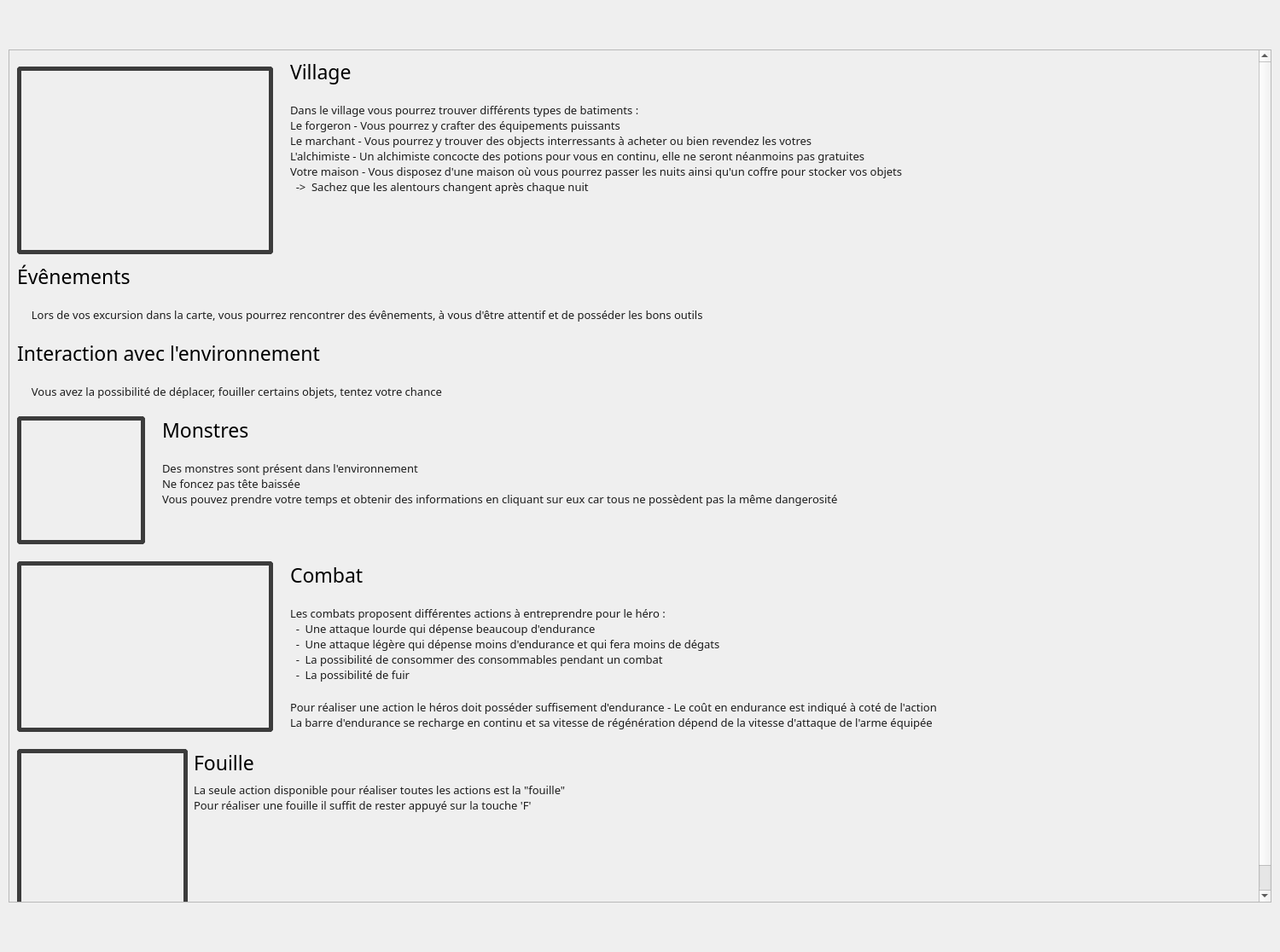
<?xml version="1.0" encoding="UTF-8"?>
<ui version="4.0">
 <class>HelpDialog</class>
 <widget class="QDialog" name="HelpDialog">
  <property name="geometry">
   <rect>
    <x>0</x>
    <y>0</y>
    <width>1500</width>
    <height>1116</height>
   </rect>
  </property>
  <property name="sizePolicy">
   <sizepolicy hsizetype="Fixed" vsizetype="Fixed">
    <horstretch>0</horstretch>
    <verstretch>0</verstretch>
   </sizepolicy>
  </property>
  <property name="windowTitle">
   <string>Dialog</string>
  </property>
  <layout class="QVBoxLayout" name="verticalLayout_8">
   <property name="spacing">
    <number>0</number>
   </property>
   <property name="leftMargin">
    <number>10</number>
   </property>
   <property name="topMargin">
    <number>5</number>
   </property>
   <property name="rightMargin">
    <number>10</number>
   </property>
   <property name="bottomMargin">
    <number>5</number>
   </property>
   <item>
    <layout class="QVBoxLayout" name="verticalLayout_11">
     <property name="spacing">
      <number>50</number>
     </property>
     <property name="bottomMargin">
      <number>0</number>
     </property>
     <item>
      <widget class="QScrollArea" name="scrollArea">
       <property name="maximumSize">
        <size>
         <width>16777215</width>
         <height>1000</height>
        </size>
       </property>
       <property name="styleSheet">
        <string notr="true"/>
       </property>
       <property name="verticalScrollBarPolicy">
        <enum>Qt::ScrollBarAlwaysOn</enum>
       </property>
       <property name="horizontalScrollBarPolicy">
        <enum>Qt::ScrollBarAlwaysOff</enum>
       </property>
       <property name="widgetResizable">
        <bool>true</bool>
       </property>
       <widget class="QWidget" name="scrollAreaWidgetContents">
        <property name="geometry">
         <rect>
          <x>0</x>
          <y>0</y>
          <width>1459</width>
          <height>1058</height>
         </rect>
        </property>
        <property name="styleSheet">
         <string notr="true"/>
        </property>
        <layout class="QVBoxLayout" name="verticalLayout_10">
         <item>
          <layout class="QVBoxLayout" name="verticalLayout_7">
           <property name="spacing">
            <number>20</number>
           </property>
           <property name="bottomMargin">
            <number>0</number>
           </property>
           <item>
            <layout class="QVBoxLayout" name="verticalLayout_5">
             <property name="spacing">
              <number>20</number>
             </property>
             <property name="bottomMargin">
              <number>0</number>
             </property>
             <item>
              <layout class="QHBoxLayout" name="horizontalLayout">
               <item>
                <widget class="QLabel" name="label">
                 <property name="sizePolicy">
                  <sizepolicy hsizetype="Fixed" vsizetype="Fixed">
                   <horstretch>0</horstretch>
                   <verstretch>0</verstretch>
                  </sizepolicy>
                 </property>
                 <property name="minimumSize">
                  <size>
                   <width>300</width>
                   <height>220</height>
                  </size>
                 </property>
                 <property name="maximumSize">
                  <size>
                   <width>300</width>
                   <height>200</height>
                  </size>
                 </property>
                 <property name="styleSheet">
                  <string notr="true">QLabel{
	border-image:url(:/MapItems/merchant_house.png);
	border:5px solid #3c3c3c;
	border-radius:4px;
}</string>
                 </property>
                 <property name="text">
                  <string/>
                 </property>
                </widget>
               </item>
               <item>
                <layout class="QVBoxLayout" name="verticalLayout">
                 <item>
                  <widget class="QLabel" name="label_2">
                   <property name="font">
                    <font>
                     <family>MV Boli</family>
                     <pointsize>17</pointsize>
                    </font>
                   </property>
                   <property name="styleSheet">
                    <string notr="true">QLabel{
	color:#000000;
}</string>
                   </property>
                   <property name="text">
                    <string>Village</string>
                   </property>
                   <property name="alignment">
                    <set>Qt::AlignLeading|Qt::AlignLeft|Qt::AlignVCenter</set>
                   </property>
                  </widget>
                 </item>
                 <item>
                  <widget class="QLabel" name="label_3">
                   <property name="font">
                    <font>
                     <family>MV Boli</family>
                     <pointsize>10</pointsize>
                    </font>
                   </property>
                   <property name="styleSheet">
                    <string notr="true">QLabel{
	color:#1c1c1c;
}</string>
                   </property>
                   <property name="text">
                    <string>Dans le village vous pourrez trouver différents types de batiments :
Le forgeron - Vous pourrez y crafter des équipements puissants
Le marchant - Vous pourrez y trouver des objects interressants à acheter ou bien revendez les votres
L'alchimiste - Un alchimiste concocte des potions pour vous en continu, elle ne seront néanmoins pas gratuites
Votre maison - Vous disposez d'une maison où vous pourrez passer les nuits ainsi qu'un coffre pour stocker vos objets
  -&gt;  Sachez que les alentours changent après chaque nuit</string>
                   </property>
                   <property name="alignment">
                    <set>Qt::AlignLeading|Qt::AlignLeft|Qt::AlignVCenter</set>
                   </property>
                  </widget>
                 </item>
                 <item>
                  <spacer name="verticalSpacer_4">
                   <property name="orientation">
                    <enum>Qt::Vertical</enum>
                   </property>
                   <property name="sizeHint" stdset="0">
                    <size>
                     <width>20</width>
                     <height>40</height>
                    </size>
                   </property>
                  </spacer>
                 </item>
                </layout>
               </item>
              </layout>
             </item>
             <item>
              <layout class="QHBoxLayout" name="horizontalLayout_2">
               <item>
                <layout class="QVBoxLayout" name="verticalLayout_2">
                 <item>
                  <widget class="QLabel" name="label_5">
                   <property name="font">
                    <font>
                     <family>MV Boli</family>
                     <pointsize>17</pointsize>
                    </font>
                   </property>
                   <property name="styleSheet">
                    <string notr="true">QLabel{
	color:#000000;
}</string>
                   </property>
                   <property name="text">
                    <string>Évênements</string>
                   </property>
                   <property name="alignment">
                    <set>Qt::AlignLeading|Qt::AlignLeft|Qt::AlignVCenter</set>
                   </property>
                  </widget>
                 </item>
                 <item>
                  <widget class="QLabel" name="label_4">
                   <property name="font">
                    <font>
                     <family>MV Boli</family>
                     <pointsize>10</pointsize>
                    </font>
                   </property>
                   <property name="styleSheet">
                    <string notr="true">QLabel{
	color:#1c1c1c;
}</string>
                   </property>
                   <property name="text">
                    <string>     Lors de vos excursion dans la carte, vous pourrez rencontrer des évênements, à vous d'être attentif et de posséder les bons outils</string>
                   </property>
                   <property name="alignment">
                    <set>Qt::AlignLeading|Qt::AlignLeft|Qt::AlignVCenter</set>
                   </property>
                  </widget>
                 </item>
                </layout>
               </item>
              </layout>
             </item>
             <item>
              <layout class="QHBoxLayout" name="horizontalLayout_3">
               <item>
                <layout class="QVBoxLayout" name="verticalLayout_3">
                 <item>
                  <widget class="QLabel" name="label_6">
                   <property name="font">
                    <font>
                     <family>MV Boli</family>
                     <pointsize>17</pointsize>
                    </font>
                   </property>
                   <property name="styleSheet">
                    <string notr="true">QLabel{
	color:#000000;
}</string>
                   </property>
                   <property name="text">
                    <string>Interaction avec l'environnement</string>
                   </property>
                   <property name="alignment">
                    <set>Qt::AlignLeading|Qt::AlignLeft|Qt::AlignVCenter</set>
                   </property>
                  </widget>
                 </item>
                 <item>
                  <widget class="QLabel" name="label_7">
                   <property name="font">
                    <font>
                     <family>MV Boli</family>
                     <pointsize>10</pointsize>
                    </font>
                   </property>
                   <property name="styleSheet">
                    <string notr="true">QLabel{
	color:#1c1c1c;
}</string>
                   </property>
                   <property name="text">
                    <string>     Vous avez la possibilité de déplacer, fouiller certains objets, tentez votre chance</string>
                   </property>
                   <property name="alignment">
                    <set>Qt::AlignLeading|Qt::AlignLeft|Qt::AlignVCenter</set>
                   </property>
                  </widget>
                 </item>
                </layout>
               </item>
              </layout>
             </item>
             <item>
              <layout class="QHBoxLayout" name="horizontalLayout_4">
               <item>
                <widget class="QLabel" name="label_12">
                 <property name="sizePolicy">
                  <sizepolicy hsizetype="Fixed" vsizetype="Fixed">
                   <horstretch>0</horstretch>
                   <verstretch>0</verstretch>
                  </sizepolicy>
                 </property>
                 <property name="minimumSize">
                  <size>
                   <width>150</width>
                   <height>150</height>
                  </size>
                 </property>
                 <property name="maximumSize">
                  <size>
                   <width>150</width>
                   <height>150</height>
                  </size>
                 </property>
                 <property name="styleSheet">
                  <string notr="true">QLabel{
	border-image:url(:/monsters/wolf/wolf_logo.png);
	border:5px solid #3c3c3c;
	border-radius:4px;
}</string>
                 </property>
                 <property name="text">
                  <string/>
                 </property>
                </widget>
               </item>
               <item>
                <layout class="QVBoxLayout" name="verticalLayout_4" stretch="0,0,0">
                 <item>
                  <widget class="QLabel" name="label_11">
                   <property name="font">
                    <font>
                     <family>MV Boli</family>
                     <pointsize>17</pointsize>
                    </font>
                   </property>
                   <property name="styleSheet">
                    <string notr="true">QLabel{
	color:#000000;
}</string>
                   </property>
                   <property name="text">
                    <string>Monstres</string>
                   </property>
                   <property name="alignment">
                    <set>Qt::AlignLeading|Qt::AlignLeft|Qt::AlignVCenter</set>
                   </property>
                  </widget>
                 </item>
                 <item>
                  <widget class="QLabel" name="label_10">
                   <property name="font">
                    <font>
                     <family>MV Boli</family>
                     <pointsize>10</pointsize>
                    </font>
                   </property>
                   <property name="styleSheet">
                    <string notr="true">QLabel{
	color:#1c1c1c;
}</string>
                   </property>
                   <property name="text">
                    <string>Des monstres sont présent dans l'environnement
Ne foncez pas tête baissée
Vous pouvez prendre votre temps et obtenir des informations en cliquant sur eux car tous ne possèdent pas la même dangerosité</string>
                   </property>
                   <property name="alignment">
                    <set>Qt::AlignLeading|Qt::AlignLeft|Qt::AlignVCenter</set>
                   </property>
                  </widget>
                 </item>
                 <item>
                  <spacer name="verticalSpacer_3">
                   <property name="orientation">
                    <enum>Qt::Vertical</enum>
                   </property>
                   <property name="sizeHint" stdset="0">
                    <size>
                     <width>20</width>
                     <height>40</height>
                    </size>
                   </property>
                  </spacer>
                 </item>
                </layout>
               </item>
              </layout>
             </item>
            </layout>
           </item>
           <item>
            <layout class="QHBoxLayout" name="horizontalLayout_5">
             <item>
              <widget class="QLabel" name="label_13">
               <property name="sizePolicy">
                <sizepolicy hsizetype="Fixed" vsizetype="Fixed">
                 <horstretch>0</horstretch>
                 <verstretch>0</verstretch>
                </sizepolicy>
               </property>
               <property name="minimumSize">
                <size>
                 <width>300</width>
                 <height>200</height>
                </size>
               </property>
               <property name="maximumSize">
                <size>
                 <width>300</width>
                 <height>200</height>
                </size>
               </property>
               <property name="styleSheet">
                <string notr="true">QLabel{
	border-image:url(:/graphicItems/fight_interface.png);
	border:5px solid #3c3c3c;
	border-radius:4px;
}</string>
               </property>
               <property name="text">
                <string/>
               </property>
              </widget>
             </item>
             <item>
              <layout class="QVBoxLayout" name="verticalLayout_6">
               <item>
                <widget class="QLabel" name="label_14">
                 <property name="font">
                  <font>
                   <family>MV Boli</family>
                   <pointsize>17</pointsize>
                  </font>
                 </property>
                 <property name="styleSheet">
                  <string notr="true">QLabel{
	color:#000000;
}</string>
                 </property>
                 <property name="text">
                  <string>Combat</string>
                 </property>
                 <property name="alignment">
                  <set>Qt::AlignLeading|Qt::AlignLeft|Qt::AlignVCenter</set>
                 </property>
                </widget>
               </item>
               <item>
                <widget class="QLabel" name="label_15">
                 <property name="font">
                  <font>
                   <family>MV Boli</family>
                   <pointsize>10</pointsize>
                  </font>
                 </property>
                 <property name="styleSheet">
                  <string notr="true">QLabel{
	color:#1c1c1c;
}</string>
                 </property>
                 <property name="text">
                  <string>Les combats proposent différentes actions à entreprendre pour le héro :
  -  Une attaque lourde qui dépense beaucoup d'endurance
  -  Une attaque légère qui dépense moins d'endurance et qui fera moins de dégats
  -  La possibilité de consommer des consommables pendant un combat
  -  La possibilité de fuir</string>
                 </property>
                 <property name="alignment">
                  <set>Qt::AlignLeading|Qt::AlignLeft|Qt::AlignVCenter</set>
                 </property>
                </widget>
               </item>
               <item>
                <widget class="QLabel" name="label_16">
                 <property name="font">
                  <font>
                   <family>MV Boli</family>
                   <pointsize>10</pointsize>
                  </font>
                 </property>
                 <property name="styleSheet">
                  <string notr="true">QLabel{
	color:#1c1c1c;
}</string>
                 </property>
                 <property name="text">
                  <string>Pour réaliser une action le héros doit posséder suffisement d'endurance - Le coût en endurance est indiqué à coté de l'action
La barre d'endurance se recharge en continu et sa vitesse de régénération dépend de la vitesse d'attaque de l'arme équipée</string>
                 </property>
                 <property name="alignment">
                  <set>Qt::AlignLeading|Qt::AlignLeft|Qt::AlignVCenter</set>
                 </property>
                </widget>
               </item>
               <item>
                <spacer name="verticalSpacer_2">
                 <property name="orientation">
                  <enum>Qt::Vertical</enum>
                 </property>
                 <property name="sizeHint" stdset="0">
                  <size>
                   <width>20</width>
                   <height>40</height>
                  </size>
                 </property>
                </spacer>
               </item>
              </layout>
             </item>
            </layout>
           </item>
           <item>
            <layout class="QHBoxLayout" name="horizontalLayout_6">
             <property name="spacing">
              <number>7</number>
             </property>
             <property name="bottomMargin">
              <number>0</number>
             </property>
             <item>
              <widget class="QLabel" name="label_17">
               <property name="sizePolicy">
                <sizepolicy hsizetype="Fixed" vsizetype="Fixed">
                 <horstretch>0</horstretch>
                 <verstretch>0</verstretch>
                </sizepolicy>
               </property>
               <property name="minimumSize">
                <size>
                 <width>200</width>
                 <height>200</height>
                </size>
               </property>
               <property name="maximumSize">
                <size>
                 <width>200</width>
                 <height>200</height>
                </size>
               </property>
               <property name="styleSheet">
                <string notr="true">QLabel{
	border-image:url(:/graphicItems/searching.png);
	border:5px solid #3c3c3c;
	border-radius:4px;
}</string>
               </property>
               <property name="text">
                <string/>
               </property>
              </widget>
             </item>
             <item>
              <layout class="QVBoxLayout" name="verticalLayout_9">
               <item>
                <widget class="QLabel" name="label_18">
                 <property name="font">
                  <font>
                   <family>MV Boli</family>
                   <pointsize>17</pointsize>
                  </font>
                 </property>
                 <property name="styleSheet">
                  <string notr="true">QLabel{
	color:#000000;
}</string>
                 </property>
                 <property name="text">
                  <string>Fouille</string>
                 </property>
                 <property name="alignment">
                  <set>Qt::AlignLeading|Qt::AlignLeft|Qt::AlignVCenter</set>
                 </property>
                </widget>
               </item>
               <item>
                <widget class="QLabel" name="label_19">
                 <property name="font">
                  <font>
                   <family>MV Boli</family>
                   <pointsize>10</pointsize>
                  </font>
                 </property>
                 <property name="styleSheet">
                  <string notr="true">QLabel{
	color:#1c1c1c;
}</string>
                 </property>
                 <property name="text">
                  <string>La seule action disponible pour réaliser toutes les actions est la &quot;fouille&quot;
Pour réaliser une fouille il suffit de rester appuyé sur la touche 'F'</string>
                 </property>
                 <property name="alignment">
                  <set>Qt::AlignLeading|Qt::AlignLeft|Qt::AlignVCenter</set>
                 </property>
                </widget>
               </item>
               <item>
                <spacer name="verticalSpacer_7">
                 <property name="orientation">
                  <enum>Qt::Vertical</enum>
                 </property>
                 <property name="sizeHint" stdset="0">
                  <size>
                   <width>20</width>
                   <height>40</height>
                  </size>
                 </property>
                </spacer>
               </item>
              </layout>
             </item>
            </layout>
           </item>
          </layout>
         </item>
        </layout>
       </widget>
      </widget>
     </item>
    </layout>
   </item>
  </layout>
 </widget>
 <resources/>
 <connections/>
</ui>
